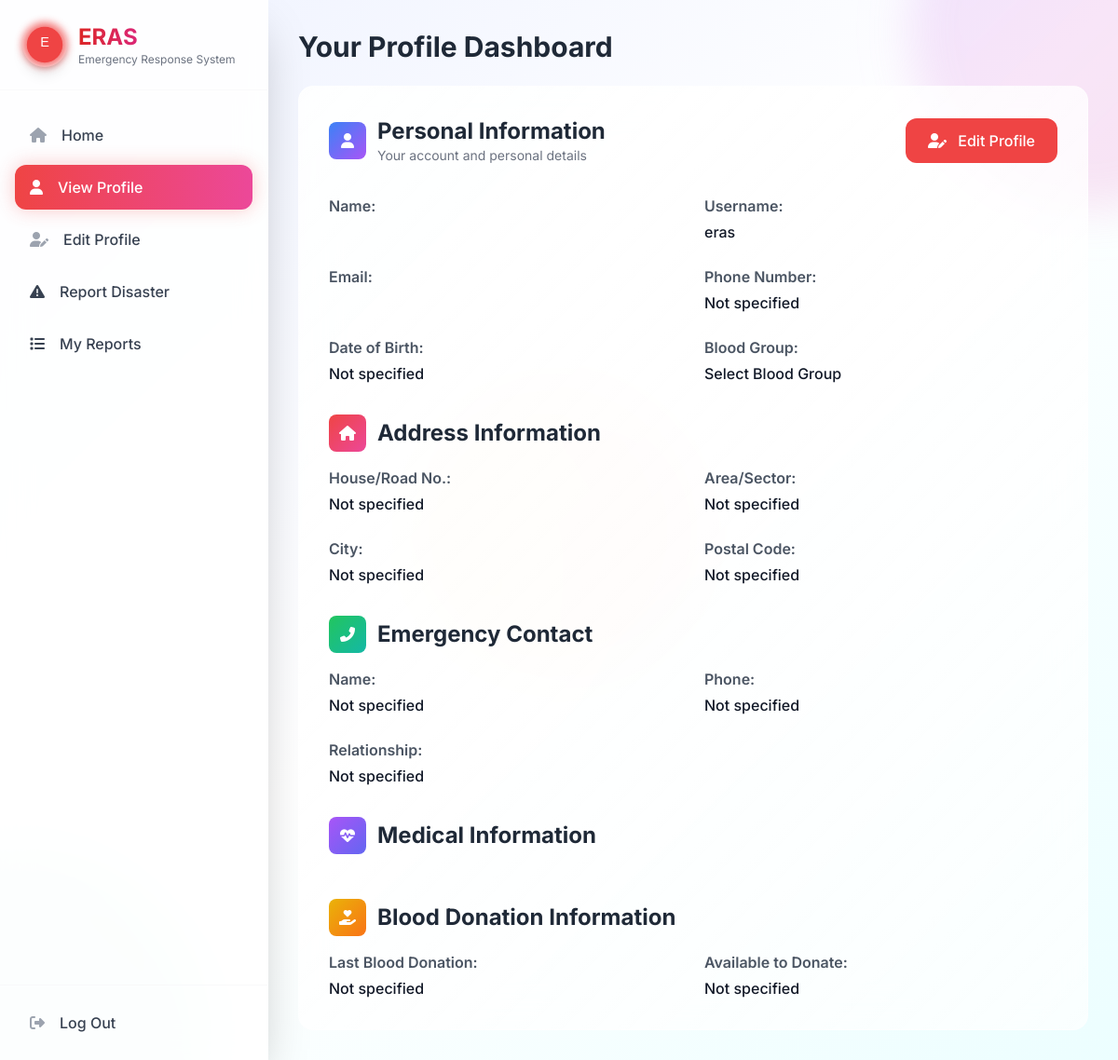
The app's page /accounts/dashboard/citizen/ (signed in) with its own data.
### accounts/models.py (models this page shows, shortened)
class User(AbstractUser):
    USER_TYPES = (
        ('citizen', 'Citizen'),
        ('service_provider', 'Service Provider'),
    )
    user_type = models.CharField(
        max_length=20, choices=USER_TYPES, default='citizen')
    phone_number = models.CharField(max_length=15, unique=True)

class CitizenProfile(models.Model):
    BLOOD_GROUP_CHOICES = [
        ('', 'Select Blood Group'),
        ('A+', 'A+'),
        ('A-', 'A-'),
        ('B+', 'B+'),
        ('B-', 'B-'),
        ('AB+', 'AB+'),
        ('AB-', 'AB-'),
        ('O+', 'O+'),
        ('O-', 'O-'),
    ]
    user = models.OneToOneField(
        User, on_delete=models.CASCADE, related_name='citizen_profile')
    date_of_birth = models.DateField(null=True, blank=True)
    blood_group = models.CharField(
        max_length=5, choices=BLOOD_GROUP_CHOICES, blank=True)
    phone_number = models.CharField(max_length=15, blank=True)
    emergency_contact_name = models.CharField(max_length=100, blank=True)
    emergency_contact_phone = models.CharField(max_length=15, blank=True)
    emergency_contact_relationship = models.CharField(
        max_length=50, blank=True)
    house_road_no = models.CharField(max_length=200, blank=True)
    area_sector = models.CharField(max_length=100, blank=True)
    city = models.CharField(max_length=100, blank=True)
    postal_code = models.CharField(max_length=10, blank=True)
    landmarks = models.CharField(max_length=200, blank=True)
    last_blood_donation = models.DateField(null=True, blank=True)
    available_to_donate = models.CharField(
        max_length=10,
        choices=[('', 'Select Option'), ('yes', 'Yes'), ('no', 'No')],
        blank=True
    )
    medical_conditions = models.TextField(blank=True)
    allergies = models.TextField(blank=True)
    regular_medications = models.TextField(blank=True)

### accounts/views.py (the view)
# urls.py: path('dashboard/citizen/', views.citizen_dashboard, name='citizen_dashboard'),
@login_required
def citizen_dashboard(request):
    if request.user.user_type != 'citizen':
        messages.error(request, 'Access denied.')
        return redirect('homepage')
    try:
        profile = request.user.citizen_profile
    except CitizenProfile.DoesNotExist:
        messages.info(request, 'Please complete your profile.')
        return redirect('citizen_profile_update')
    user_disasters = Disaster.objects.filter(reporter=request.user).order_by('-created_at')[:5]
    disaster_stats = {
        'total': user_disasters.count(),
        'pending': Disaster.objects.filter(reporter=request.user, status='pending').count(),
        'approved': Disaster.objects.filter(reporter=request.user, status='approved').count(),
        'alerts_received': DisasterAlert.objects.filter(user=request.user).count(),
        'unread_alerts': DisasterAlert.objects.filter(user=request.user, is_read=False).count(),
    }
    nearby_disasters = Disaster.objects.filter(
        status='approved',
        city=profile.city
    ).exclude(reporter=request.user).order_by('-created_at')[:3]
    context = {
        'profile': profile,
        'user_disasters': user_disasters,
        'disaster_stats': disaster_stats,
        'nearby_disasters': nearby_disasters,
    }
    return render(request, 'accounts/citizen_dashboard.html', context)

### templates/accounts/citizen_dashboard.html (shortened to what this page needs)
<!DOCTYPE html>
<html lang="en">
<head>
    <script src="https://cdn.tailwindcss.com"></script>
    <link rel="stylesheet" href="https://cdnjs.cloudflare.com/ajax/libs/font-awesome/6.4.0/css/all.min.css">
</head>
<body class="min-h-screen bg-gradient-to-br from-indigo-50 via-white to-cyan-50 font-inter text-gray-800 overflow-x-hidden">
    <div class="fixed inset-0 overflow-hidden pointer-events-none">
        <div class="absolute -top-40 -right-40 w-96 h-96 bg-gradient-to-br from-purple-400 to-pink-400 rounded-full mix-blend-multiply filter blur-xl opacity-20 floating-animation"></div>
        <div class="absolute top-1/2 left-1/2 transform -translate-x-1/2 -translate-y-1/2 w-80 h-80 bg-gradient-to-r from-yellow-400 to-red-400 rounded-full mix-blend-multiply filter blur-xl opacity-10 floating-animation" style="animation-delay: 4s;"></div>
    </div>
    <div class="flex min-h-screen relative z-10">
        <aside class="w-72 bg-white/90 backdrop-blur-lg shadow-2xl flex flex-col justify-between border-r border-white/20">
            <div>
                <div class="p-6 flex items-center space-x-3 border-b border-gray-100/50">
                    <div class="relative">
                        <img class="w-12 h-12 rounded-full shadow-lg relative z-10">
                    </div>
                    <div>
                        <span class="font-bold text-2xl bg-gradient-to-r from-red-600 to-pink-600 bg-clip-text text-transparent">ERAS</span>
                        <div class="text-xs text-gray-500">Emergency Response System</div>
                    </div>
                </div>
                <nav class="px-4 py-6 space-y-2">
                    <a href="{% url 'homepage' %}" class="sidebar-item flex items-center px-4 py-3 rounded-xl hover:bg-red-50 text-gray-700 group">
                        <i class="fas fa-home mr-4 text-gray-400 group-hover:text-red-500 transition-colors"></i>
                        <span class="font-medium">Home</span>
                    </a>
                    <a href="{% url 'citizen_dashboard' %}" class="sidebar-item flex items-center px-4 py-3 rounded-xl bg-gradient-to-r from-red-500 to-pink-500 text-white font-medium glow-effect">
                        <i class="fas fa-user mr-4"></i> View Profile
                    </a>
                    <a href="{% url 'citizen_profile_update' %}" class="sidebar-item flex items-center px-4 py-3 rounded-xl hover:bg-red-50 text-gray-700 group">
                        <i class="fas fa-user-edit mr-4 text-gray-400 group-hover:text-red-500 transition-colors"></i>
                        <span class="font-medium">Edit Profile</span>
                    </a>
                    <a href="{% url 'disasters:create_disaster' %}" class="sidebar-item flex items-center px-4 py-3 rounded-xl hover:bg-red-50 text-gray-700 group">
                        <i class="fas fa-exclamation-triangle mr-4"></i>
                        <span class="font-medium">Report Disaster</span>
                    </a>
                    <a href="{% url 'disasters:my_disasters' %}" class="sidebar-item flex items-center px-4 py-3 rounded-xl hover:bg-red-50 text-gray-700 group">
                         <i class="fas fa-list mr-4"></i>
                         <span class="font-medium">My Reports</span>
                    </a>
                </nav>
            </div>
            <div class="p-4 border-t border-gray-100/50">
                <a href="{% url 'logout' %}" class="sidebar-item flex items-center px-4 py-3 rounded-xl hover:bg-gray-50 text-gray-700 group w-full">
                    <i class="fas fa-sign-out-alt mr-4 text-gray-400 group-hover:text-red-500 transition-colors"></i>
                    <span class="font-medium">Log Out</span>
                </a>
            </div>
        </aside>
        <main class="flex-1 p-8 overflow-y-auto">
            <h1 class="text-3xl font-bold mb-6 text-gray-800">Your Profile Dashboard</h1>
            <div class="section-card rounded-2xl p-8">
                <div class="flex items-center justify-between mb-8">
                    <div class="flex items-center space-x-3">
                        <div class="w-10 h-10 bg-gradient-to-br from-blue-500 to-purple-500 rounded-lg flex items-center justify-center">
                            <i class="fas fa-user text-white"></i>
                        </div>
                        <div>
                            <h2 class="text-2xl font-bold text-gray-800">Personal Information</h2>
                            <p class="text-gray-500 text-sm">Your account and personal details</p>
                        </div>
                    </div>
                    <a href="{% url 'citizen_profile_update' %}" class="px-6 py-3 bg-red-500 text-white rounded-xl font-medium hover:bg-red-600 transition-colors duration-300">
                        <i class="fas fa-user-edit mr-2"></i> Edit Profile
                    </a>
                </div>
                <div class="grid grid-cols-1 md:grid-cols-2 gap-6">
                    <div>
                        <p class="text-gray-600 font-semibold mb-1">Name:</p>
                    </div>
                    <div>
                        <p class="text-gray-600 font-semibold mb-1">Username:</p>
                        <p class="font-medium text-gray-900">{{ user.username }}</p>
                    </div>
                    <div>
                        <p class="text-gray-600 font-semibold mb-1">Email:</p>
                    </div>
                    <div>
                        <p class="text-gray-600 font-semibold mb-1">Phone Number:</p>
                        <p class="font-medium text-gray-900">{{ user.phone_number|default:"Not specified" }}</p>
                    </div>
                    <div>
                        <p class="text-gray-600 font-semibold mb-1">Date of Birth:</p>
                        <p class="font-medium text-gray-900">{{ profile.date_of_birth|default:"Not specified" }}</p>
                    </div>
                    <div>
                        <p class="text-gray-600 font-semibold mb-1">Blood Group:</p>
                        <p class="font-medium text-gray-900">{{ profile.get_blood_group_display|default:"Not specified" }}</p>
                    </div>
                </div>
                <div class="mt-8">
                    <div class="flex items-center space-x-3 mb-4">
                        <div class="w-10 h-10 bg-gradient-to-br from-red-500 to-pink-500 rounded-lg flex items-center justify-center">
                            <i class="fas fa-home text-white"></i>
                        </div>
                        <h2 class="text-2xl font-bold text-gray-800">Address Information</h2>
                    </div>
                    <div class="grid grid-cols-1 md:grid-cols-2 gap-6">
                        <div>
                            <p class="text-gray-600 font-semibold mb-1">House/Road No.:</p>
                            <p class="font-medium text-gray-900">{{ profile.house_road_no|default:"Not specified" }}</p>
                        </div>
                        <div>
                            <p class="text-gray-600 font-semibold mb-1">Area/Sector:</p>
                            <p class="font-medium text-gray-900">{{ profile.area_sector|default:"Not specified" }}</p>
                        </div>
                        <div>
                            <p class="text-gray-600 font-semibold mb-1">City:</p>
                            <p class="font-medium text-gray-900">{{ profile.city|default:"Not specified" }}</p>
                        </div>
                        <div>
                            <p class="text-gray-600 font-semibold mb-1">Postal Code:</p>
                            <p class="font-medium text-gray-900">{{ profile.postal_code|default:"Not specified" }}</p>
                        </div>
                    </div>
                </div>
                <div class="mt-8">
                    <div class="flex items-center space-x-3 mb-4">
                        <div class="w-10 h-10 bg-gradient-to-br from-green-500 to-teal-500 rounded-lg flex items-center justify-center">
                            <i class="fas fa-phone-alt text-white"></i>
                        </div>
                        <h2 class="text-2xl font-bold text-gray-800">Emergency Contact</h2>
                    </div>
                    <div class="grid grid-cols-1 md:grid-cols-2 gap-6">
                        <div>
                            <p class="text-gray-600 font-semibold mb-1">Name:</p>
                            <p class="font-medium text-gray-900">{{ profile.emergency_contact_name|default:"Not specified" }}</p>
                        </div>
                        <div>
                            <p class="text-gray-600 font-semibold mb-1">Phone:</p>
                            <p class="font-medium text-gray-900">{{ profile.emergency_contact_phone|default:"Not specified" }}</p>
                        </div>
                        <div>
                            <p class="text-gray-600 font-semibold mb-1">Relationship:</p>
                            <p class="font-medium text-gray-900">{{ profile.emergency_contact_relationship|default:"Not specified" }}</p>
                        </div>
                    </div>
                </div>
                <div class="mt-8">
                    <div class="flex items-center space-x-3 mb-4">
                        <div class="w-10 h-10 bg-gradient-to-br from-purple-500 to-indigo-500 rounded-lg flex items-center justify-center">
                            <i class="fas fa-heartbeat text-white"></i>
                        </div>
                        <h2 class="text-2xl font-bold text-gray-800">Medical Information</h2>
                    </div>
                </div>
                <div class="mt-8">
                    <div class="flex items-center space-x-3 mb-4">
                        <div class="w-10 h-10 bg-gradient-to-br from-yellow-500 to-orange-500 rounded-lg flex items-center justify-center">
                            <i class="fas fa-hand-holding-heart text-white"></i>
                        </div>
                        <h2 class="text-2xl font-bold text-gray-800">Blood Donation Information</h2>
                    </div>
                    <div class="grid grid-cols-1 md:grid-cols-2 gap-6">
                        <div>
                            <p class="text-gray-600 font-semibold mb-1">Last Blood Donation:</p>
                            <p class="font-medium text-gray-900">{{ profile.last_blood_donation|default:"Not specified" }}</p>
                        </div>
                        <div>
                            <p class="text-gray-600 font-semibold mb-1">Available to Donate:</p>
                            <p class="font-medium text-gray-900">
                                {% if profile.available_to_donate == 'yes' %}Yes
                                {% elif profile.available_to_donate == 'no' %}No
                                {% else %}Not specified
                                {% endif %}
                            </p>
                        </div>
                    </div>
                </div>
            </div>
        </main>
    </div>
</body>
</html>

### templates/accounts/citizen_dashboard.html (style rules this page uses)
body { font-family: 'Inter', sans-serif; background-color: #f8fafc; }
.section-card { background: linear-gradient(135deg, rgba(255, 255, 255, 0.9) 0%, rgba(255, 255, 255, 0.7) 100%); backdrop-filter: blur(20px); border: 1px solid rgba(255, 255, 255, 0.2); transition: all 0.4s ease; }
.sidebar-item { transition: all 0.3s cubic-bezier(0.4, 0, 0.2, 1); position: relative; overflow: hidden; }
.sidebar-item::before { content: ''; position: absolute; top: 0; left: -100%; width: 100%; height: 100%; background: linear-gradient(90deg, transparent, rgba(239, 68, 68, 0.1), transparent); transition: left 0.5s; }
.glow-effect { box-shadow: 0 0 20px rgba(239, 68, 68, 0.3); }

### records on screen
User: username "eras", phone_number "Not specified"
CitizenProfile: date_of_birth "Not specified", blood_group "Select Blood Group", house_road_no "Not specified", area_sector "Not specified", city "Not specified", postal_code "Not specified", emergency_contact_name "Not specified", emergency_contact_phone "Not specified", emergency_contact_relationship "Not specified", last_blood_donation "Not specified"
